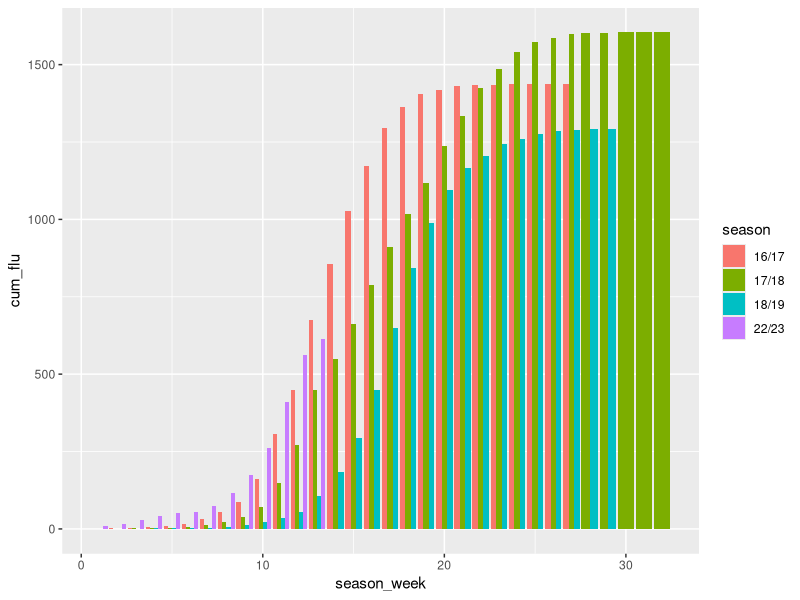
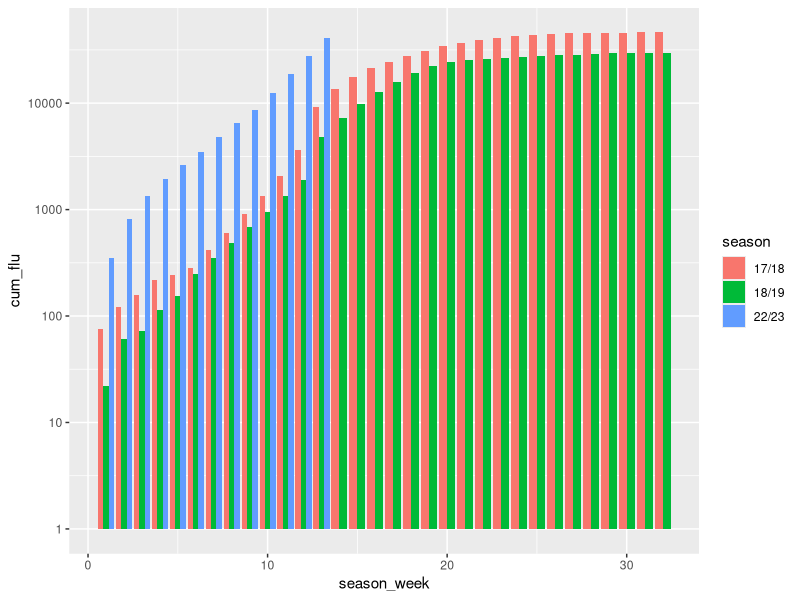
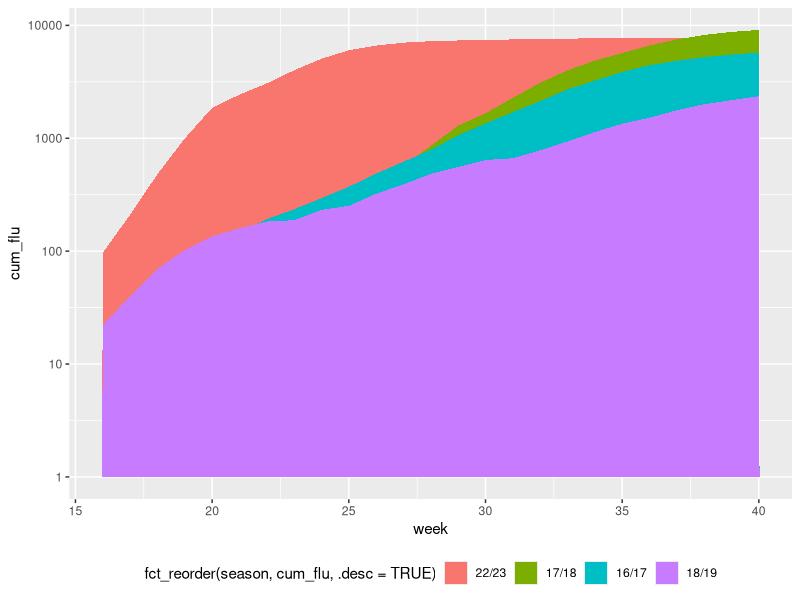
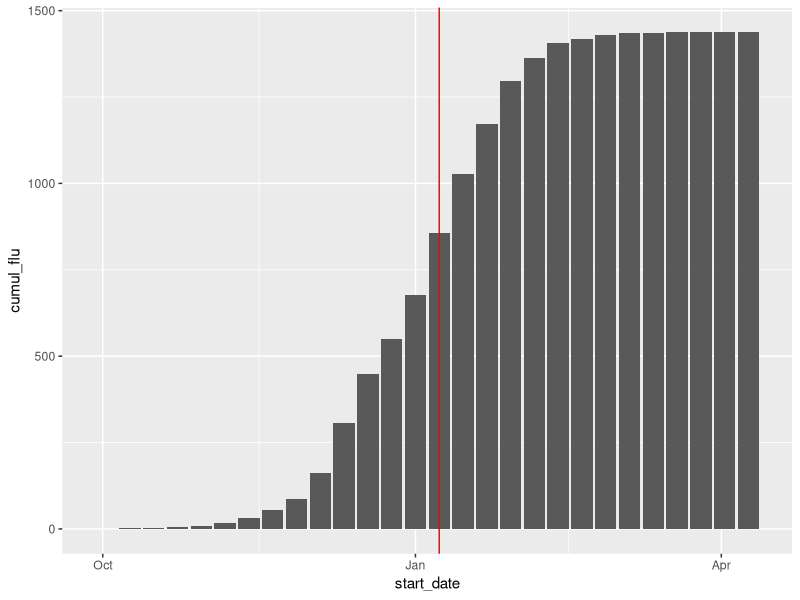

Recreate these plots in R, in order. (Note: this script raises an error after producing the figures.)
#import required libraries
library(tidyverse)
library(ggplot2)
library(cowplot)
library(forcats)

#set working directory
setwd('~/lshtm-dc-sanofi')

#read in data
all_data <- read.csv('data/merged_data/merged_data.csv')

#filter for france for analysis
fra_data <- all_data %>% filter(country == 'FR' & data_source == 'FluNet - Sentinel')
names(fra_data)
fra_data <- fra_data %>% select('start_date','week','year','hsp_abs','hsp_abs_flu','hsp_abs_rsv','hsp_abs_covid')
fra_data$start_date <- as.Date(fra_data$start_date)


#add column for flu season

fra_data <- fra_data %>% mutate(season =
     case_when(start_date >= '2016-10-02' & start_date <= '2017-05-14' ~ '16/17',
               start_date >= '2017-10-01' & start_date <= '2018-05-13' ~ '17/18',
               start_date >= '2018-09-30' & start_date <= '2019-05-12' ~ '18/19',
               start_date >= '2022-10-02' & start_date <= '2023-01-01' ~ '22/23'
     )
)

fra_szn_data <- fra_data %>% drop_na(season)

#calculate cumulative sums
fra_szn_data <- fra_szn_data %>%
     group_by(season) %>%
     mutate(cum_flu = cumsum(hsp_abs_flu))

#add seasonal week
fra_szn_data <- fra_szn_data %>% mutate(season_week = 
                                             case_when(week >= 40 ~ week-39,
                                                       week <= 20 ~ week+12))

ggplot() + geom_col(data=fra_szn_data,aes(x=season_week,y=cum_flu,fill=season),position='dodge')

fra_szn_data <- fra_szn_data %>% group_by(season) %>% mutate(max=max(cum_flu))

### UK GRAPH ###

uk_data <- all_data %>% filter(country == 'UK' & age_group == 'ALL')

uk_data <- uk_data %>% select('start_date','week','year','hsp_abs','hsp_abs_flu','hsp_abs_rsv','hsp_abs_covid')
uk_data$start_date <- as.Date(uk_data$start_date)


#add column for flu season

uk_data <- uk_data %>% mutate(season =
                                     case_when(start_date >= '2016-10-02' & start_date <= '2017-05-14' ~ '16/17',
                                               start_date >= '2017-10-01' & start_date <= '2018-05-13' ~ '17/18',
                                               start_date >= '2018-09-30' & start_date <= '2019-05-12' ~ '18/19',
                                               start_date >= '2022-10-02' & start_date <= '2023-01-01' ~ '22/23'
                                     )
)

uk_szn_data <- uk_data %>% drop_na(season)

#calculate cumulative sums
uk_szn_data <- uk_szn_data %>%
     group_by(season) %>%
     mutate(cum_flu = cumsum(hsp_abs_flu))

#add seasonal week
uk_szn_data <- uk_szn_data %>% mutate(season_week = 
                                             case_when(week >= 40 ~ week-39,
                                                       week <= 20 ~ week+12))

uk_szn_data <- uk_szn_data %>% group_by(season) %>% mutate(max=max(cum_flu))

ggplot() + geom_col(data=uk_szn_data,aes(x=season_week,y=cum_flu,fill=season),position='dodge') +
     scale_y_log10()

### AUS ###

aus_data <- all_data %>% filter(country == 'AUS' & age_group == 'ALL' & data_source == 'fluNet')

aus_data <- aus_data %>% select('start_date','week','year','hsp_abs','hsp_abs_flu','hsp_abs_rsv','hsp_abs_covid')
aus_data$start_date <- as.Date(aus_data$start_date)


#add column for flu season

aus_data <- aus_data %>% mutate(season =
                                   case_when(week >= 16 & week <= 40 & year == 2016 ~ '16/17',
                                             week >= 16 & week <= 40 & year == 2017 ~ '17/18',
                                             week >= 16 & week <= 40 & year == 2018  ~ '18/19',
                                             week >= 16 & week <= 40 & year == 2022 ~ '22/23'
                                   )
)

aus_szn_data <- aus_data %>% drop_na(season)

#calculate cumulative sums
aus_szn_data <- aus_szn_data %>%
     group_by(season) %>%
     mutate(cum_flu = cumsum(hsp_abs_flu))

aus_szn_data <- aus_szn_data %>% group_by(season) %>% mutate(max=max(cum_flu))

ggplot() + geom_area(data=aus_szn_data,aes(x=week,y=cum_flu,fill= fct_reorder(season, cum_flu, .desc = TRUE)),position='identity') +
     scale_y_log10() +
     theme(legend.position = 'bottom')

#create season list
szns <- c('16/17','17/18','18/19','22/23')

fra_1617 <- fra_szn_data %>% filter(season == '16/17')

fra_1617 <- fra_1617 %>% mutate(cumul_flu = cumsum(hsp_abs_flu))
half_max_val <- as.integer(max(fra_1617$cumul_flu))/2
med_index <- which(fra_1617$cumul_flu > half_max_val)[1]



ggplot() + geom_col(data=fra_1617,aes(x=start_date,y=cumul_flu)) +
     geom_vline(xintercept=fra_1617$start_date[med_index],color='red')

??geom_vline

max(fra_1617$cumul_flu)

?find

1437/2

for (i in szns) {
     szn_data <- fra_szn_data %>%
          filter(season == i)
     paste0(cum_sum_flu,i) <- szn_data %>% mutate(cumsum(hsp_abs_flu))
     cum_sum_rsv <- szn_data %>% mutate(cumsum(hsp_abs_rsv))
}

cumsum(fra_szn_data$hsp_abs_flu)

test <- fra_szn_data %>% group_by(season)

?cumsum

cumulative_case_counts <- fra_szn_data %>%
     group_by(season) %>% 
     count(week) %>%# count of rows per day (returned in column "n")   
     mutate(                         
          cumulative_cases = cumsum(fra_szn_data$hsp_abs_flu)       # new column of the cumulative number of rows at each date
     )
